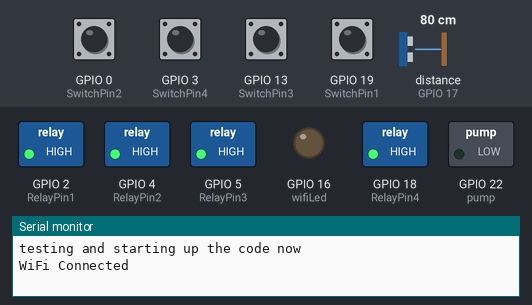
Bench run of a sketch on a simulated ESP32. On the bench: switched loads named in the sketch (green lamp = pin HIGH), output pins drawn as LEDs (lit = HIGH), the last lines printed to the serial monitor. The inputs (shaded band) are chosen by the test bench; at power-on: GPIO 0 (SwitchPin2), GPIO 3 (SwitchPin4), GPIO 13 (SwitchPin3), GPIO 19 (SwitchPin1) HIGH, distance to the obstacle (sensor on GPIO 17) 80 cm. The echo pulse lasts 58.3 µs per cm; WiFi joins after 1.5 s; servers stay silent unless stated.

Above: at 8.0 s.
8.1 s: GPIO 0 (SwitchPin2) pulled LOW for 2.4 s
At 10.0 s:
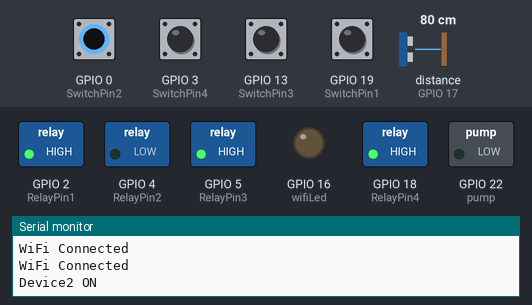
12.9 s: GPIO 3 (SwitchPin4) pulled LOW for 2.4 s
At 14.8 s:
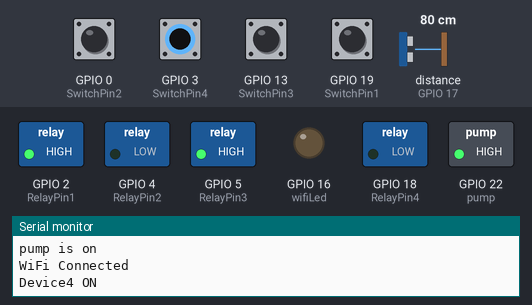
16.8 s: distance to the obstacle (sensor on GPIO 17) set to 9 cm
21.3 s: distance to the obstacle (sensor on GPIO 17) set to 6 cm
At 27.4 s:
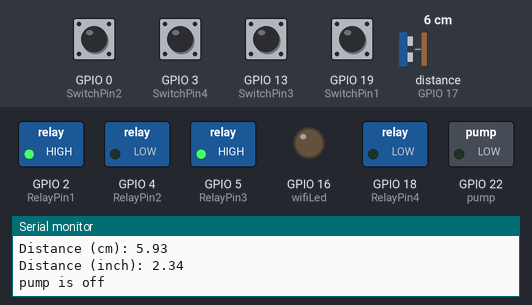
27.9 s: GPIO 13 (SwitchPin3) pulled LOW for 2.4 s
At 29.1 s:
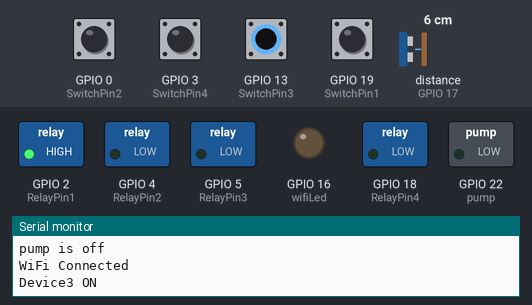
31.8 s: GPIO 0 (SwitchPin2) pulled LOW for 2.4 s
At 33.9 s:
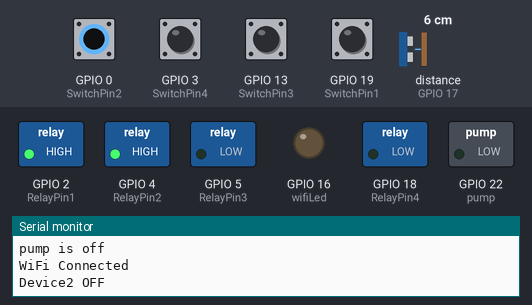
Timing chart, 0 to 35.4 s (numbered marks = the images above; inputs shaded):
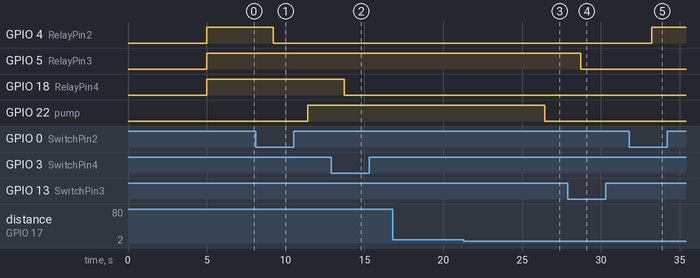

Measured:
- the behaviour switches between 8 and 7 cm on distance to the obstacle (sensor on GPIO 17) (found by bisection; images 2 and 3)
- after the input at 8.1 s, GPIO 4 (RelayPin2): HIGH → LOW after 1.1 s; GPIO 22 (pump): LOW → HIGH after 3.3 s instead of 3.0 s
- after the input at 12.9 s, GPIO 18 (RelayPin4): HIGH → LOW after 0.81 s
- after the input at 21.3 s, GPIO 22 (pump): HIGH → LOW after 5.1 s
- after the input at 27.9 s, GPIO 5 (RelayPin3): HIGH → LOW after 0.83 s
- after the input at 31.8 s, GPIO 4 (RelayPin2): LOW → HIGH after 1.4 s

The sketch:

water.ino
```cpp
#define BLYNK_TEMPLATE_ID "TMPLPH9rUlUC"
#define BLYNK_DEVICE_NAME "Water level Monitoring System"
#define BLYNK_AUTH_TOKEN "7oNsYxbLR4H2Sao0_xuFqwllutqz0RyB"
#define APP_DEBUG
#define BLYNK_PRINT Serial
#include <WiFi.h>
#include <WiFiClient.h>
#include <BlynkSimpleEsp32.h>

#include "ThingSpeak.h"

int cm = 0;
int keyIndex = 0;
WiFiClient client;
String myStatus = "";
unsigned long myChannelNumber = 1902031;
const char *myWriteAPIKey = "RT0YO8TFGU07XURO";

const int trigPin = 16;
const int echoPin = 17;
#define SOUND_SPEED 0.034
#define CM_TO_INCH 0.393701

long duration;
float distanceCm;
float distanceInch;

#define RelayPin1 2
#define RelayPin2 4
#define RelayPin3 5
#define RelayPin4 18
int pump = 22;

float setVal = 7;
#define SwitchPin1 19
#define SwitchPin2 0
#define SwitchPin3 13
#define SwitchPin4 3

#define wifiLed 16

#define VPIN_BUTTON_1 V1
#define VPIN_BUTTON_2 V2
#define VPIN_BUTTON_3 V3
#define VPIN_BUTTON_4 V4
#define ultrasonic V5
int toggleState_1 = 1;
int toggleState_2 = 1;
int toggleState_3 = 1;
int toggleState_4 = 1;

int wifiFlag = 0;

bool notifyOn, notifyOff = true;
char auth[] = "RUuCNjzMmcq28JDjuixBqqmZdSW4UNXu";
char ssid[] = "Service Provider";
char pass[] = "@Matinik298-2021";
BlynkTimer timer;

void relayOnOff(int relay)
{

  switch (relay)
  {
  case 1:
    if (toggleState_1 == 1)
    {
      digitalWrite(RelayPin1, LOW); // turn on relay 1
      toggleState_1 = 0;
      Serial.println("Device1 ON");
      ThingSpeak.setField(2, 100);
    }
    else
    {
      digitalWrite(RelayPin1, HIGH); // turn off relay 1
      toggleState_1 = 1;
      Serial.println("Device1 OFF");
      ThingSpeak.setField(2, 0);
    }
    delay(100);
    break;
  case 2:
    if (toggleState_2 == 1)
    {
      digitalWrite(RelayPin2, LOW); // turn on relay 2
      toggleState_2 = 0;
      Serial.println("Device2 ON");
      ThingSpeak.setField(3, 100);
    }
    else
    {
      digitalWrite(RelayPin2, HIGH); // turn off relay 2
      toggleState_2 = 1;
      Serial.println("Device2 OFF");
      ThingSpeak.setField(3, 0);
    }
    delay(100);
    break;
  case 3:
    if (toggleState_3 == 1)
    {
      digitalWrite(RelayPin3, LOW); // turn on relay 3
      toggleState_3 = 0;
      Serial.println("Device3 ON");
      ThingSpeak.setField(4, 100);
    }
    else
    {
      digitalWrite(RelayPin3, HIGH); // turn off relay 3
      toggleState_3 = 1;
      Serial.println("Device3 OFF");
      ThingSpeak.setField(4, 0);
    }
    delay(100);
    break;
  case 4:
    if (toggleState_4 == 1)
    {
      digitalWrite(RelayPin4, LOW); // turn on relay 4
      toggleState_4 = 0;
      Serial.println("Device4 ON");
      ThingSpeak.setField(5, 100);
    }
    else
    {
      digitalWrite(RelayPin4, HIGH); // turn off relay 4
      toggleState_4 = 1;
      Serial.println("Device4 OFF");
      ThingSpeak.setField(5, 0);
    }
    delay(100);
    break;
  default:
    break;
  }
}

void with_internet()
{
  // Manual Switch Control
  if (digitalRead(SwitchPin1) == LOW)
  {
    delay(200);
    relayOnOff(1);
    Blynk.virtualWrite(VPIN_BUTTON_1, toggleState_1); // Update Button Widget
  }
  else if (digitalRead(SwitchPin2) == LOW)
  {
    delay(200);
    relayOnOff(2);
    Blynk.virtualWrite(VPIN_BUTTON_2, toggleState_2); // Update Button Widget
  }
  else if (digitalRead(SwitchPin3) == LOW)
  {
    delay(200);
    relayOnOff(3);
    Blynk.virtualWrite(VPIN_BUTTON_3, toggleState_3); // Update Button Widget
  }
  else if (digitalRead(SwitchPin4) == LOW)
  {
    delay(200);
    relayOnOff(4);
    Blynk.virtualWrite(VPIN_BUTTON_4, toggleState_4); // Update Button Widget
  }
}
void without_internet()
{
  // Manual Switch Control
  if (digitalRead(SwitchPin1) == LOW)
  {
    delay(200);
    relayOnOff(1);
  }
  else if (digitalRead(SwitchPin2) == LOW)
  {
    delay(200);
    relayOnOff(2);
  }
  else if (digitalRead(SwitchPin3) == LOW)
  {
    delay(200);
    relayOnOff(3);
  }
  else if (digitalRead(SwitchPin4) == LOW)
  {
    delay(200);
    relayOnOff(4);
  }
}

BLYNK_CONNECTED()
{

  Blynk.syncVirtual(VPIN_BUTTON_1);
  Blynk.syncVirtual(VPIN_BUTTON_2);
  Blynk.syncVirtual(VPIN_BUTTON_3);
  Blynk.syncVirtual(VPIN_BUTTON_4);
  Blynk.syncVirtual(ultrasonic);
}

// When App button is pushed - switch the state
void updates(int myField, int val)
{
  int x = ThingSpeak.writeField(myChannelNumber, myField, val, myWriteAPIKey);
  if (x == 200)
  {
    Serial.println(String(myField) + "Channel update successful.");
  }
  else
  {
    Serial.println("Problem updating channel. HTTP error code " + String(x));
  }
}
BLYNK_WRITE(VPIN_BUTTON_1)
{
  toggleState_1 = param.asInt();
  digitalWrite(RelayPin1, toggleState_1);
  // ThingSpeak.setField(2, toggleState_1);
  updates(2, toggleState_1);
}

BLYNK_WRITE(VPIN_BUTTON_2)
{
  toggleState_2 = param.asInt();
  digitalWrite(RelayPin2, toggleState_2);
  // ThingSpeak.setField(3, toggleState_2);
  updates(3, toggleState_2);
}

BLYNK_WRITE(VPIN_BUTTON_3)
{
  toggleState_3 = param.asInt();
  digitalWrite(RelayPin3, toggleState_3);
  // ThingSpeak.setField(4, toggleState_3);
  updates(4, toggleState_3);
}

BLYNK_WRITE(VPIN_BUTTON_4)
{
  toggleState_4 = param.asInt();
  digitalWrite(RelayPin4, toggleState_4);
  // ThingSpeak.setField(5, toggleState_4);
  updates(5, toggleState_4);
}

void checkBlynkStatus()
{

  bool isconnected = Blynk.connected();
  if (isconnected == false)
  {
    wifiFlag = 1;
    digitalWrite(wifiLed, HIGH); // Turn off WiFi LED
  }
  if (isconnected == true)
  {
    wifiFlag = 0;
    digitalWrite(wifiLed, LOW); // Turn on WiFi LED
  }
}

void updateThing()
{
  // set the fields with the values
  // Clears the trigPin
  digitalWrite(trigPin, LOW);
  delayMicroseconds(2);
  // Sets the trigPin on HIGH state for 10 micro seconds
  digitalWrite(trigPin, HIGH);
  delayMicroseconds(20);
  digitalWrite(trigPin, LOW);

  // Reads the echoPin, returns the sound wave travel time in microseconds
  duration = pulseIn(echoPin, HIGH);

  // Calculate the distance
  distanceCm = duration * SOUND_SPEED / 2;

  // Convert to inches
  distanceInch = distanceCm * CM_TO_INCH;

  // Prints the distance in the Serial Monitor
  Serial.print("Distance (cm): ");
  Serial.println(distanceCm);
  Serial.print("Distance (inch): ");
  Serial.println(distanceInch);
  if (distanceCm < setVal && distanceCm != 0)
  {
    Serial.println("pump is off ");
    digitalWrite(pump, LOW);
    notifyOn = true;
    // digitalWrite(pump, HIGH);
    //    if (notifyOff) {
    //      Blynk.notify("pump is off!");
    //      notifyOff = false;
    //    }
  }
  else if (distanceCm > 27.00 && distanceCm != 0)
  {
    digitalWrite(pump, HIGH);
    Serial.println("pump is on ");
    notifyOff = true;
    //    if (notifyOn) {
    //      Blynk.notify("pump is on!");
    //      notifyOn = false;
    //    }
  }
  ThingSpeak.setField(1, distanceCm);
  Blynk.virtualWrite(V5, distanceCm);
  /// figure out the status message
  myStatus = String("field1 is greater than field2");

  // set the status
  ThingSpeak.setStatus(myStatus);

  // write to the ThingSpeak channel

  // int x =  ThingSpeak.writeField(myChannelNumber, 1, distanceCm, myWriteAPIKey);
  //   if (x == 200) {
  //   Serial.println("Channel update successful.");
  // }
  // else {
  // Serial.println("Problem updating channel. HTTP error code " + String(x));
  // }
}
void setup()
{
  delay(5000);// simple delay before start
  Serial.begin(115200);
  Serial.println("testing and starting up the code now");
  pinMode(trigPin, OUTPUT); // Sets the trigPin as an Output
  pinMode(echoPin, INPUT);
  pinMode(RelayPin1, OUTPUT);
  pinMode(RelayPin2, OUTPUT);
  pinMode(RelayPin3, OUTPUT);
  pinMode(RelayPin4, OUTPUT);

  pinMode(pump, OUTPUT);
  pinMode(wifiLed, OUTPUT);

  pinMode(SwitchPin1, INPUT_PULLUP);
  pinMode(SwitchPin2, INPUT_PULLUP);
  pinMode(SwitchPin3, INPUT_PULLUP);
  pinMode(SwitchPin4, INPUT_PULLUP);

  // During Starting all Relays should TURN OFF
  digitalWrite(RelayPin1, toggleState_1);
  digitalWrite(RelayPin2, toggleState_2);
  digitalWrite(RelayPin3, toggleState_3);
  digitalWrite(RelayPin4, toggleState_4);
  digitalWrite(pump, LOW);
  timer.setInterval(5000L, updateThing);
  timer.setInterval(3000L, checkBlynkStatus); // check if Blynk has a notification
  Blynk.begin(auth, ssid, pass);
  while (!Serial)
  {
  }

  WiFi.mode(WIFI_STA);
  ThingSpeak.begin(client);
}

void loop()
{
  // put your main code here, to run repeatedly:

  delay(100);

  //=====================================
  if (WiFi.status() != WL_CONNECTED)
  {
    Serial.println("WiFi Not Connected");
    delay(1000);
  }
  else
  {
    Serial.println("WiFi Connected");
    Blynk.run();
  }

  timer.run(); // Initiates SimpleTimer
  if (wifiFlag == 0)
    with_internet();
  else
    without_internet();
  delay(2000);
}
```
